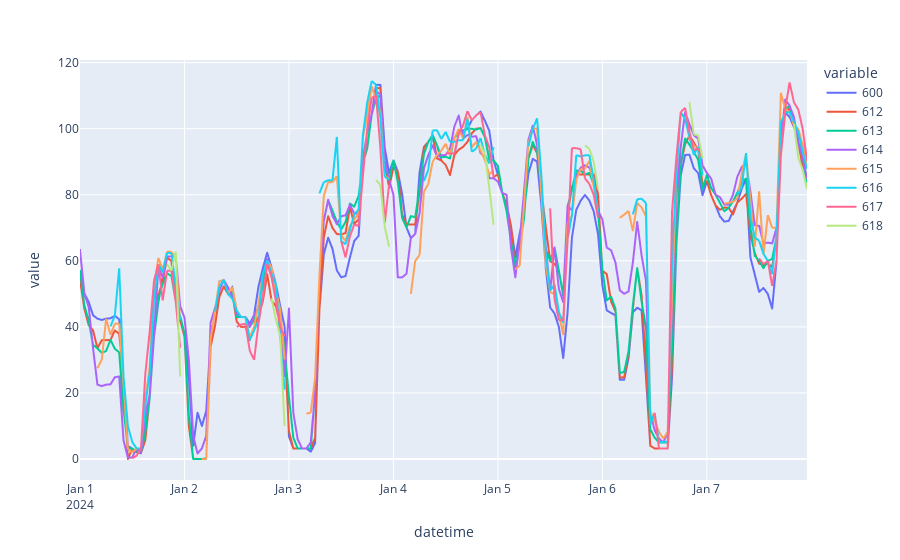

Write notebook code for a chart like this one.
### Markdown cell above
#### Line plot

### Code cell
px.line(df_base)

### Figure 1 — Plotly figure (JSON) as saved in the notebook; plotly's stock layout.template omitted (floating-point values rounded to 4 significant figures; data arrays with more than 128 entries replaced by an {"elided": "..."} marker saying what was removed)
{"data": [{"hovertemplate": "variable=600<br>datetime=%{x}<br>value=%{y}<extra></extra>", "legendgroup": "600", "line": {"color": "#636efa", "dash": "solid"}, "marker": {"symbol": "circle"}, "mode": "lines", "name": "600", "showlegend": true, "type": "scattergl", "x": {"elided": "168 str values"}, "xaxis": "x", "y": {"elided": "168 float values"}, "yaxis": "y"}, {"hovertemplate": "variable=612<br>datetime=%{x}<br>value=%{y}<extra></extra>", "legendgroup": "612", "line": {"color": "#EF553B", "dash": "solid"}, "marker": {"symbol": "circle"}, "mode": "lines", "name": "612", "showlegend": true, "type": "scattergl", "x": {"elided": "168 str values"}, "xaxis": "x", "y": {"elided": "168 float values"}, "yaxis": "y"}, {"hovertemplate": "variable=613<br>datetime=%{x}<br>value=%{y}<extra></extra>", "legendgroup": "613", "line": {"color": "#00cc96", "dash": "solid"}, "marker": {"symbol": "circle"}, "mode": "lines", "name": "613", "showlegend": true, "type": "scattergl", "x": {"elided": "168 str values"}, "xaxis": "x", "y": {"elided": "168 float values"}, "yaxis": "y"}, {"hovertemplate": "variable=614<br>datetime=%{x}<br>value=%{y}<extra></extra>", "legendgroup": "614", "line": {"color": "#ab63fa", "dash": "solid"}, "marker": {"symbol": "circle"}, "mode": "lines", "name": "614", "showlegend": true, "type": "scattergl", "x": {"elided": "168 str values"}, "xaxis": "x", "y": {"elided": "168 float values"}, "yaxis": "y"}, {"hovertemplate": "variable=615<br>datetime=%{x}<br>value=%{y}<extra></extra>", "legendgroup": "615", "line": {"color": "#FFA15A", "dash": "solid"}, "marker": {"symbol": "circle"}, "mode": "lines", "name": "615", "showlegend": true, "type": "scattergl", "x": {"elided": "168 str values"}, "xaxis": "x", "y": {"elided": "168 float values"}, "yaxis": "y"}, {"hovertemplate": "variable=616<br>datetime=%{x}<br>value=%{y}<extra></extra>", "legendgroup": "616", "line": {"color": "#19d3f3", "dash": "solid"}, "marker": {"symbol": "circle"}, "mode": "lines", "name": "616", "showlegend": true, "type": "scattergl", "x": {"elided": "168 str values"}, "xaxis": "x", "y": {"elided": "168 float values"}, "yaxis": "y"}, {"hovertemplate": "variable=617<br>datetime=%{x}<br>value=%{y}<extra></extra>", "legendgroup": "617", "line": {"color": "#FF6692", "dash": "solid"}, "marker": {"symbol": "circle"}, "mode": "lines", "name": "617", "showlegend": true, "type": "scattergl", "x": {"elided": "168 str values"}, "xaxis": "x", "y": {"elided": "168 float values"}, "yaxis": "y"}, {"hovertemplate": "variable=618<br>datetime=%{x}<br>value=%{y}<extra></extra>", "legendgroup": "618", "line": {"color": "#B6E880", "dash": "solid"}, "marker": {"symbol": "circle"}, "mode": "lines", "name": "618", "showlegend": true, "type": "scattergl", "x": {"elided": "168 str values"}, "xaxis": "x", "y": {"elided": "168 float values"}, "yaxis": "y"}], "layout": {"legend": {"title": {"text": "variable"}, "tracegroupgap": 0}, "margin": {"t": 60}, "xaxis": {"anchor": "y", "domain": [0, 1], "title": {"text": "datetime"}}, "yaxis": {"anchor": "x", "domain": [0, 1], "title": {"text": "value"}}}}
